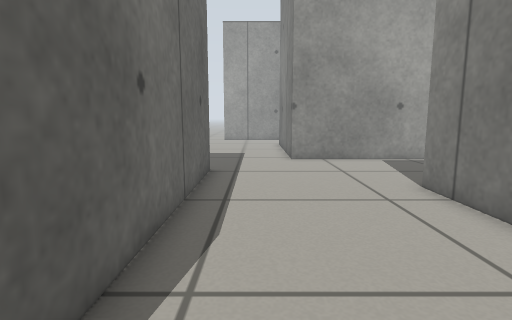
[1] (above)

22 first-person views from a walk through a robot-simulator world made for Gazebo. The camera is 0.5 m above the floor, tilts 8° down and sees 80° across. The floor is counted in squares, 0.25 m on a side. Each view is taken from the middle of a square. On the plan, view 1 faces up. The plan holds only what a view shows up to about 17 squares ahead; the rest is blank.

[2]
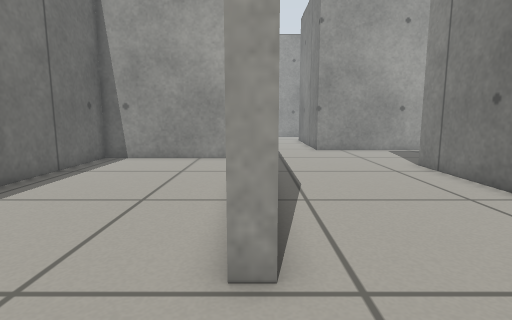

[3]
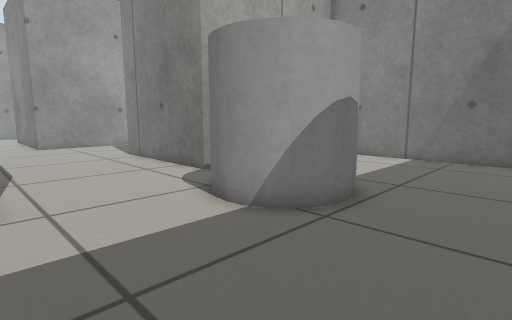

[4]
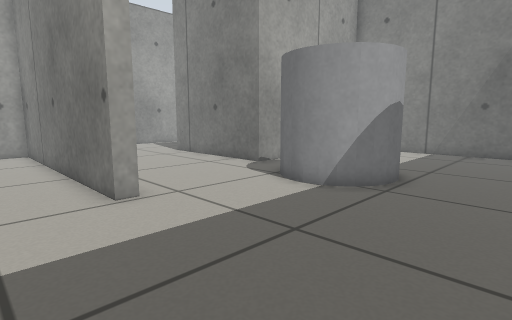

[5]
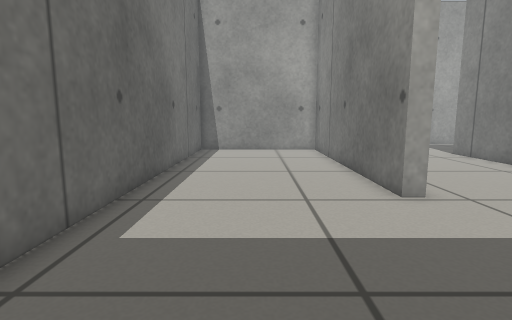

[6]
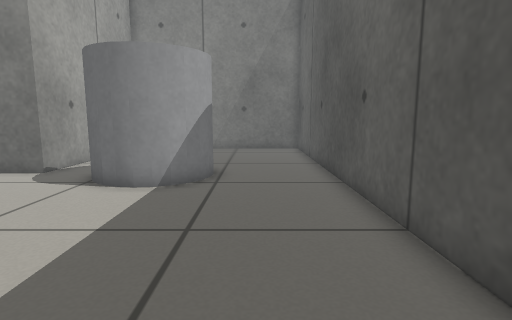

[7]
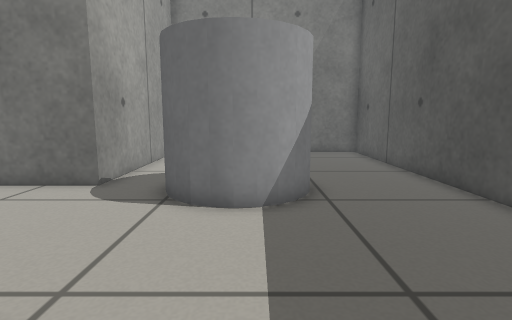

[8]
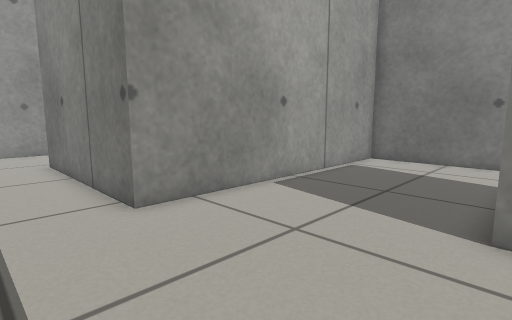

[9]
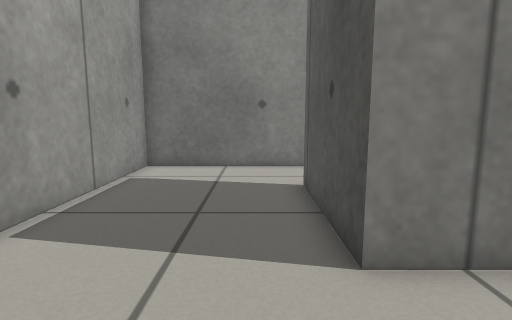

[10]
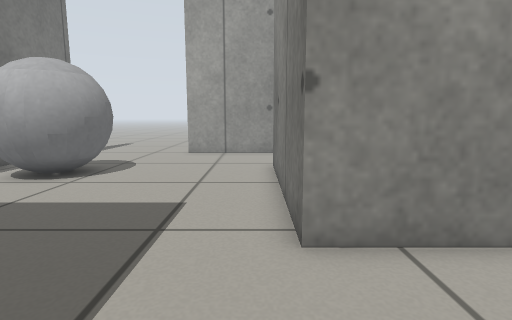

[11]
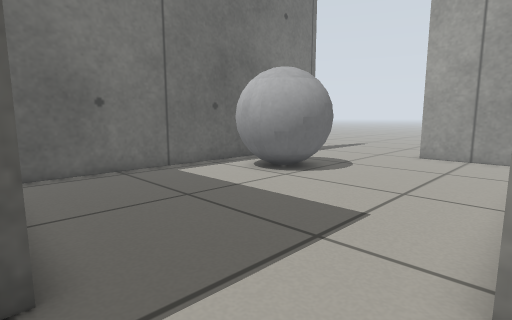

[12]
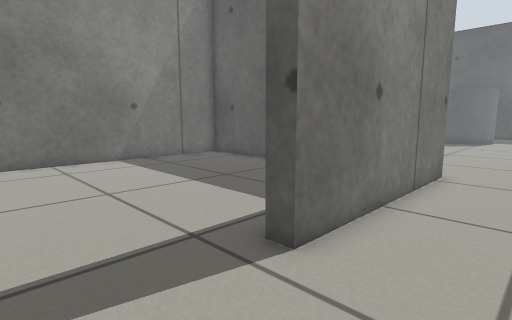

[13]
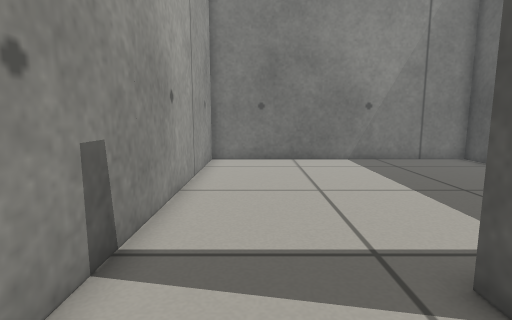

[14]
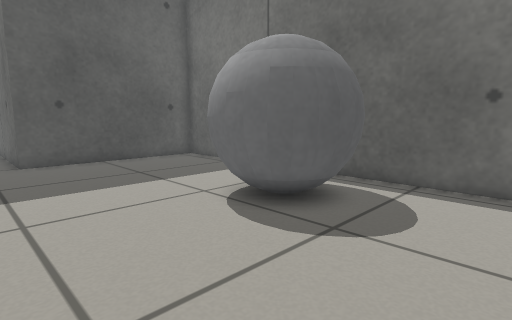

[15]
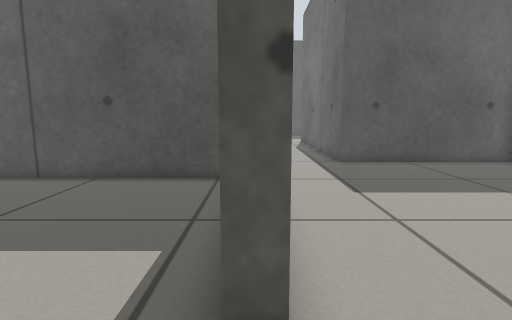

[16]
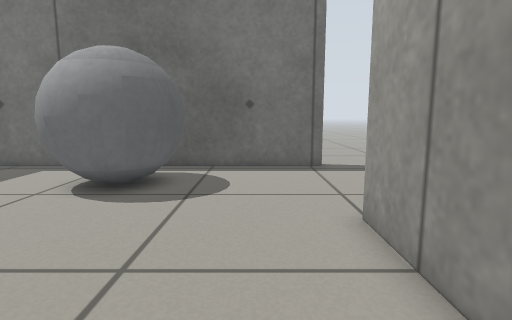

[17]
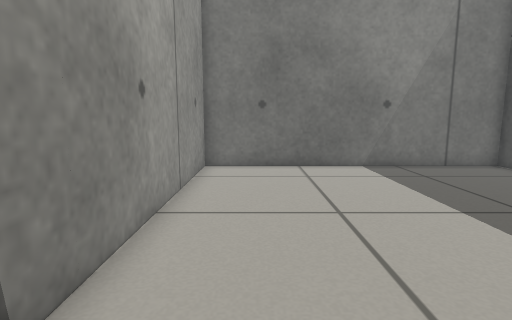

[18]
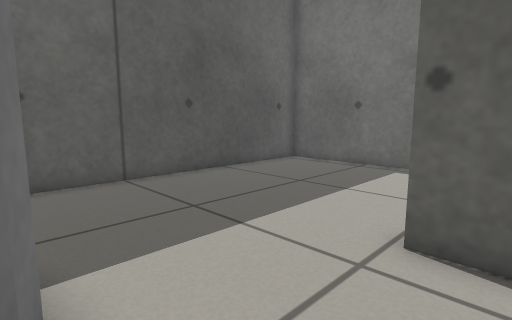

[19]
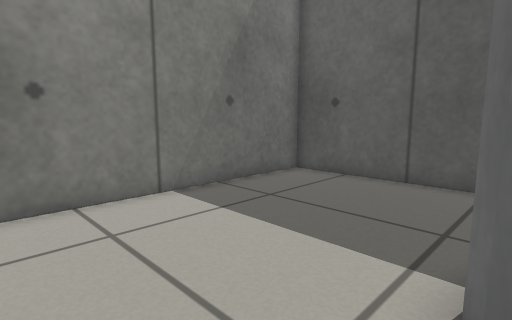

[20]
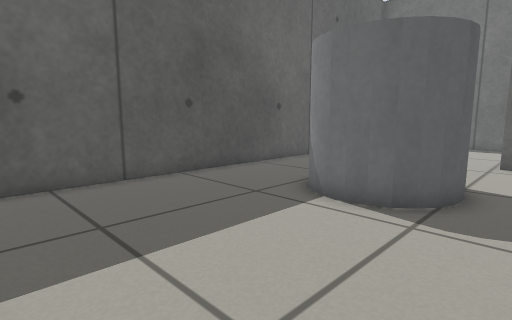

[21]
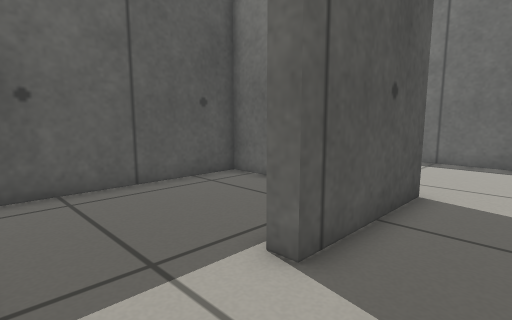

[22]
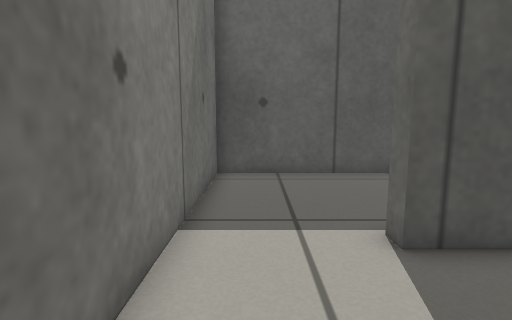

### Floor plan
Points are (right, up) in squares from view 1. A wall is a line through its corners. A room is listed if a view was taken in it or the views show most of it. See-through windows are left out.
Room 1 (views 1, 2, 3, 4, 5, 6, 7, 8, 9, 10, 11, 18, 19, 20, 21, 22)
walls: (11.2, 1.6) (4.8, 1.6) (4.8, 8.6) (9.8, 8.6); (-1.7, 11.5) (-1.7, -0.5) (-2.3, -0.5) (-2.3, 10.9) (-9.4, 10.9) (-9.4, -8.7) (13.4, -8.7) (13.4, 0.5); (13.4, 8.6) (13.4, 14.5) (1.7, 14.5)
ways out: opening at (-0.2, 13) to room 2; opening at (11.5, 8) to room 4
objects: grey cylinder (3, -4) to (6, -1)
Room 2 (views 12, 13, 14, 17)
walls: (1.7, 14.5) (1.7, 22.5); (-9.4, 26.6) (-9.4, 11.5) (-1.7, 11.5); (1.5, 27.1) (-2.9, 27.1)
ways out: opening at (-0.2, 13) to room 1; opening at (2, 24.5) to room 3; opening at (-6, 27)
objects: grey ball (-7, 19) to (-4, 23)
Room 3 (views 15, 16)
walls: (1.7, 22.5) (2.4, 22.5); (3.1, 15.1) (13.4, 15.1) (13.4, 27.1) (1.5, 27.1)
ways out: opening at (2, 24.5) to room 2
Room 4 (no view inside)
walls: (9.8, 8.6) (9.8, 8); (5.4, 4) (5.4, 2.2) (13.4, 2.2) (13.4, 8.6)
ways out: opening at (11.5, 8) to room 1

Where each view was taken, in squares from view 1:
view 1: 0 up, 0 right, facing up
view 2: 4 down, 2 left, facing up
view 3: 8 down, 2 left, facing up-right
view 4: 8 down, 5 left, facing up-right
view 5: 8 down, 6 left, facing up
view 6: 6 down, 6 left, facing right
view 7: 3 down, 4 left, facing right
view 8: 8 up, 1 left, facing up-right
view 9: 10 up, 1 right, facing right
view 10: 10 up, 1 right, facing up
view 11: 11 up, 2 right, facing up-left
view 12: 26 up, 1 left, facing down-right
view 13: 25 up, 1 left, facing right
view 14: 26 up, 0 right, facing down-left
view 15: 25 up, 2 right, facing down
view 16: 25 up, 3 right, facing left
view 17: 25 up, 1 right, facing right
view 18: 1 up, 3 right, facing down-left
view 19: 1 up, 6 right, facing down-right
view 20: 1 up, 13 right, facing down-left
view 21: 11 up, 13 right, facing down-left
view 22: 13 up, 12 right, facing down
